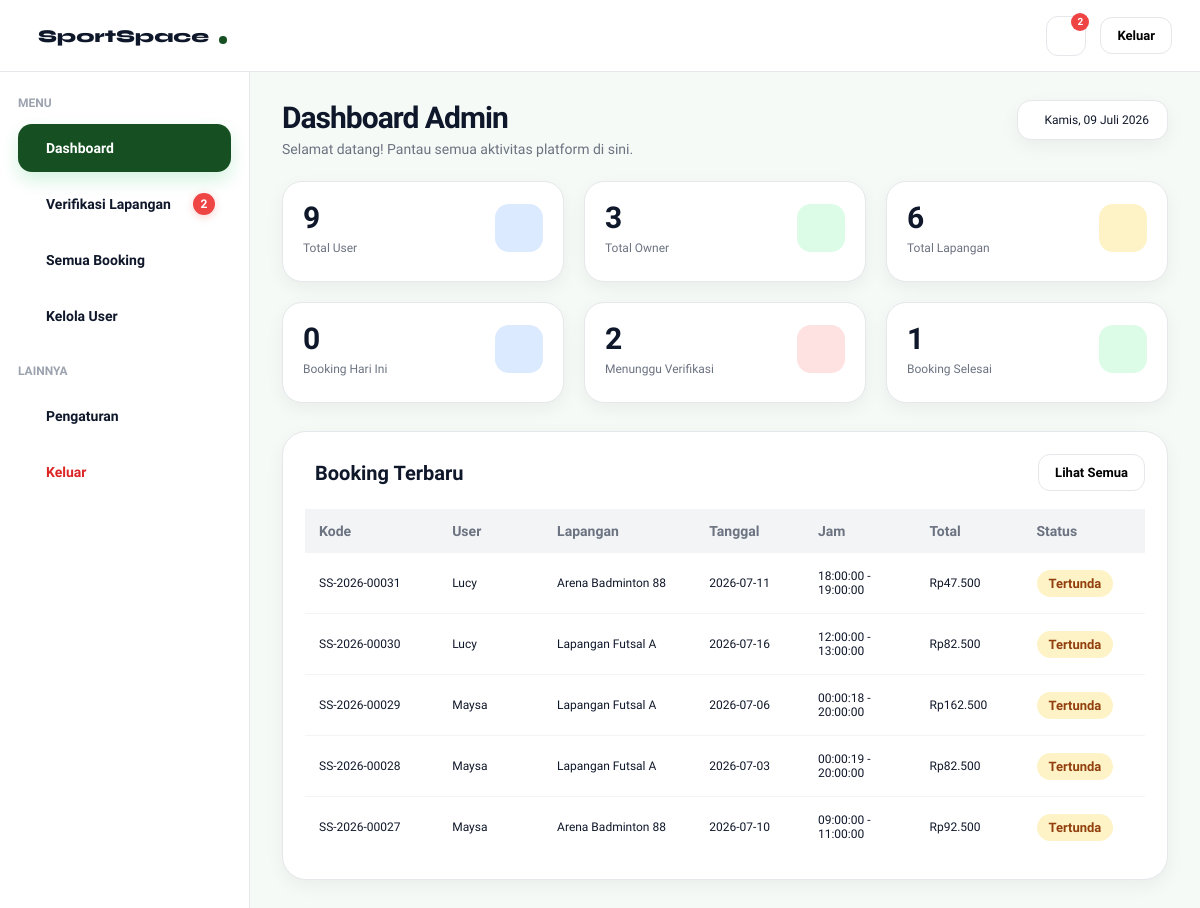
/dashboard-admin.php, run on an earlier commit of the app's database.
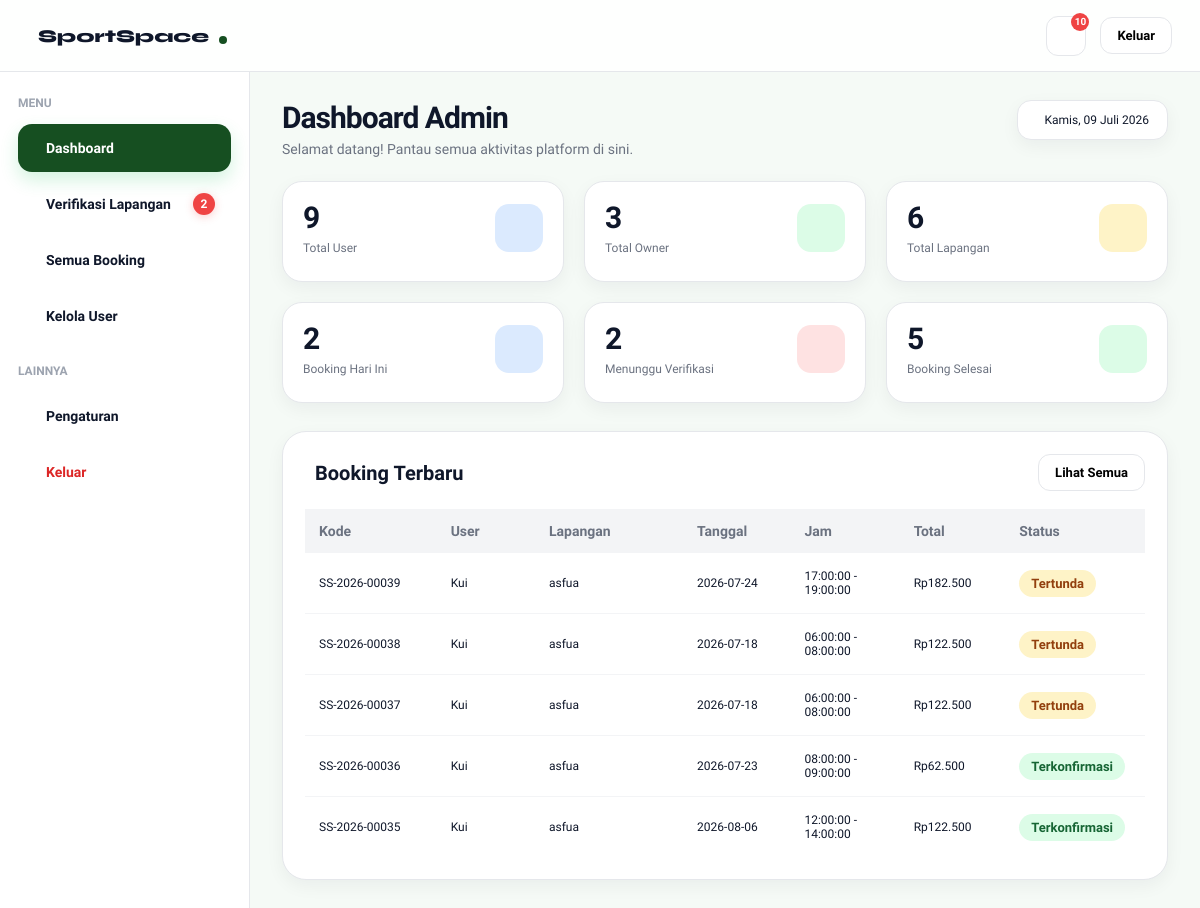
And on a later commit of the database.
### tables this page shows
CREATE TABLE `booking` (
  `booking_id` int(11) NOT NULL,
  `user_id` int(11) NOT NULL,
  `field_id` int(11) NOT NULL,
  `tanggal` date NOT NULL,
  `jam_mulai` time NOT NULL,
  `jam_selesai` time NOT NULL,
  `status` enum('tertunda','terkonfirmasi','ditolak','dibatalkan','selesai') NOT NULL DEFAULT 'tertunda',
  `created_at` timestamp NOT NULL DEFAULT current_timestamp(),
  `booking_code` varchar(20) DEFAULT NULL,
  `metode_pembayaran` varchar(30) DEFAULT NULL,
  `bank` varchar(30) DEFAULT NULL,
  `total` decimal(12,2) NOT NULL
);

CREATE TABLE `users` (
  `user_id` int(11) NOT NULL,
  `nama` varchar(50) NOT NULL,
  `email` varchar(100) NOT NULL,
  `telepon` varchar(15) NOT NULL,
  `password` varchar(255) NOT NULL,
  `role` enum('user','admin','owner') NOT NULL DEFAULT 'user',
  `aktif` enum('aktif','nonaktif') NOT NULL DEFAULT 'aktif',
  `created_at` timestamp NOT NULL DEFAULT current_timestamp()
);

CREATE TABLE `fields` (
  `field_id` int(11) NOT NULL,
  `owner_id` int(11) DEFAULT NULL,
  `nama_lapangan` varchar(100) NOT NULL,
  `jenis` varchar(50) NOT NULL,
  `harga` decimal(10,2) NOT NULL,
  `status` enum('tersedia','penuh') NOT NULL DEFAULT 'tersedia',
  `lokasi` varchar(255) DEFAULT NULL,
  `gambar` varchar(255) DEFAULT NULL,
  `deskripsi` text DEFAULT NULL,
  `owner_name` varchar(100) DEFAULT NULL,
  `owner_phone` varchar(20) DEFAULT NULL,
  `owner_address` varchar(255) DEFAULT NULL,
  `jam_operasional` varchar(50) DEFAULT NULL,
  `kapasitas` int(11) DEFAULT NULL,
  `jenis_lantai` varchar(50) DEFAULT NULL,
  `fasilitas` text DEFAULT NULL,
  `maps_link` text DEFAULT NULL,
  `google_maps_url` text DEFAULT NULL,
  `verifikasi` enum('pending','diterima','ditolak') NOT NULL DEFAULT 'pending',
  `durasi_slot` int(11) NOT NULL DEFAULT 1,
  `hari_libur` text DEFAULT NULL,
  `aktif` enum('aktif','nonaktif') NOT NULL
);

CREATE TABLE `payment` (
  `payment_id` int(11) NOT NULL,
  `booking_id` int(11) NOT NULL,
  `metode` enum('transfer','ewallet','cash') NOT NULL,
  `total` decimal(10,2) NOT NULL,
  `status` enum('tertunda','diverifikasi','ditolak') NOT NULL DEFAULT 'tertunda',
  `tanggal_bayar` timestamp NOT NULL DEFAULT current_timestamp(),
  `bank` varchar(30) DEFAULT NULL
);

### get-admin-dashboard.php (called while the page is built, shortened)
<?php
include "config.php";
$result = mysqli_query($conn,"
SELECT COUNT(*) AS total
FROM booking
WHERE tanggal = CURDATE()
");
$totalBookingHariIni = mysqli_fetch_assoc($result)['total'];
$result = mysqli_query($conn,"
SELECT COUNT(*) AS total
FROM booking
WHERE status='terkonfirmasi'
");
$totalBookingSelesai = mysqli_fetch_assoc($result)['total'];
$qNotifLapangan = mysqli_query($conn,"
    SELECT COUNT(*) AS total
    FROM fields
    WHERE verifikasi='pending'
");
$notifLapangan = mysqli_fetch_assoc($qNotifLapangan)['total'];
$qNotifBooking = mysqli_query($conn,"
    SELECT COUNT(*) AS total
    FROM booking
    WHERE DATE(created_at)=CURDATE()
");
$notifBooking = mysqli_fetch_assoc($qNotifBooking)['total'];
$qNotifUser = mysqli_query($conn,"
    SELECT COUNT(*) AS total
    FROM users
    WHERE DATE(created_at)=CURDATE()
");
$notifUser = mysqli_fetch_assoc($qNotifUser)['total'];
$totalNotif = $notifLapangan + $notifBooking + $notifUser;

### get-booking-terbaru.php (called while the page is built)
<?php
include "config.php";
$queryBookingTerbaru = mysqli_query(
    $conn,
    "
    SELECT
        booking.booking_code,
        users.nama,
        fields.nama_lapangan,
        booking.tanggal,
        booking.jam_mulai,
        booking.jam_selesai,
        payment.total,
        booking.status
    FROM booking
    JOIN users
    ON booking.user_id = users.user_id
    JOIN fields
    ON booking.field_id = fields.field_id
    LEFT JOIN payment
    ON booking.booking_id = payment.booking_id
    ORDER BY booking.booking_id DESC
    LIMIT 5
    "
);

### dashboard-admin.php (the view, shortened to what the changed rows need)
<?php
include "get-admin-dashboard.php";
include "get-booking-terbaru.php";
?>
<!DOCTYPE html>
<html lang="id">
<head>
  <link rel="stylesheet" href="admin.css">
  <link rel="stylesheet" href="https://cdn.jsdelivr.net/npm/@tabler/icons-webfont@3.31.0/dist/tabler-icons.min.css">
</head>
<body>
   <nav class="navbar">
    <div class="navbar-actions">
      <div class="notif-container">
        <div class="notif" onclick="toggleNotif()"> <i class="ti ti-bell"></i>
          <span
            class="notif-badge"
            id="notifBadge"
            <?php if($totalNotif == 0): ?>
                style="display:none;"
            <?php endif; ?>
            >
            <?= $totalNotif ?>
          </span>
        </div>
    </div>
  </div>
</nav>
 <div class="dashboard-layout">
   <main class="dashboard-content loading" id="dashboardContent">
     <section id="section-dashboard">
      <div class="top-header">
        <div>
          <h1 class="page-title"> Dashboard Admin </h1>
        </div>
      </div>
        <div class="stats-grid">
    <div class="stat-card">
        <div class="stat-top">
            <div>
                <div class="stat-value"><?= $totalBookingHariIni ?></div>
                <div class="stat-label">Booking Hari Ini</div>
            </div>
        </div>
    </div>
    <div class="stat-card">
        <div class="stat-top">
            <div>
                <div class="stat-value"><?= $totalBookingSelesai ?></div>
                <div class="stat-label">Booking Selesai</div>
            </div>
        </div>
    </div>
</div>
       <div class="card">
        <div class="table-wrapper">
          <table class="table">
            <thead>
              <tr>
                <th>Kode</th>
                <th>User</th>
                <th>Lapangan</th>
                <th>Tanggal</th>
                <th>Jam</th>
                <th>Total</th>
                <th>Status</th>
              </tr>
            </thead>
            <tbody>
              <?php while($row = mysqli_fetch_assoc($queryBookingTerbaru)) : ?>
                <tr>
                  <td><?= $row['booking_code']; ?></td>
                  <td><?= $row['nama']; ?></td>
                  <td><?= $row['nama_lapangan']; ?></td>
                  <td><?= $row['tanggal']; ?></td>
                  <td>
                    <?= $row['jam_mulai']; ?>
                    -
                    <?= $row['jam_selesai']; ?>
                  </td>
                  <td>Rp<?= number_format($row['total'], 0, ",", ".") ?></td>
                  <td>
                    <?php
                    $status = strtolower($row['status']);
                    if($status == "terkonfirmasi"){
                      echo '<span class="status-badge success">Terkonfirmasi</span>';
                    }
                    elseif($status == "tertunda"){
                      echo '<span class="status-badge warning">Tertunda</span>';
                    }
                    elseif($status == "dibatalkan"){
                      echo '<span class="status-badge danger">Dibatalkan</span>';
                    }
                    elseif($status == "selesai"){
                      echo '<span class="status-badge info">Selesai</span>';
                    }
                    else{
                      echo '<span class="status-badge">'.$row['status'].'</span>';
                    }
                    ?>
                  </td>
                </tr>
              <?php endwhile; ?>
            </tbody>
          </table>
        </div>
      </div>
    </section>
    </main>
  </div>
    </body>
    </html>

What changed in the data, as far as the page shows it:
no longer on this page (row unchanged): booking: booking_code "SS-2026-00031", user.nama "Lucy", field.nama_lapangan "Arena Badminton 88", tanggal "2026-07-11", jam_mulai "18:00:00", jam_selesai "19:00:00", payment.total "47.500", status "Tertunda"
no longer on this page (row unchanged): booking: booking_code "SS-2026-00030", user.nama "Lucy", field.nama_lapangan "Lapangan Futsal A", tanggal "2026-07-16", jam_mulai "12:00:00", jam_selesai "13:00:00", payment.total "82.500", status "Tertunda"
no longer on this page (row unchanged): booking: booking_code "SS-2026-00029", user.nama "Maysa", field.nama_lapangan "Lapangan Futsal A", tanggal "2026-07-06", jam_mulai "00:00:18", jam_selesai "20:00:00", payment.total "162.500", status "Tertunda"
no longer on this page (row unchanged): booking: booking_code "SS-2026-00028", user.nama "Maysa", field.nama_lapangan "Lapangan Futsal A", tanggal "2026-07-03", jam_mulai "00:00:19", jam_selesai "20:00:00", payment.total "82.500", status "Tertunda"
no longer on this page (row unchanged): booking: booking_code "SS-2026-00027", user.nama "Maysa", field.nama_lapangan "Arena Badminton 88", tanggal "2026-07-10", jam_mulai "09:00:00", jam_selesai "11:00:00", payment.total "92.500", status "Tertunda"
added booking: booking_code "SS-2026-00039", user.nama "Kui", field.nama_lapangan "asfua", tanggal "2026-07-24", jam_mulai "17:00:00", jam_selesai "19:00:00", payment.total "182.500", status "Tertunda"
added booking: booking_code "SS-2026-00038", user.nama "Kui", field.nama_lapangan "asfua", tanggal "2026-07-18", jam_mulai "06:00:00", jam_selesai "08:00:00", payment.total "122.500", status "Tertunda"
added booking: booking_code "SS-2026-00037", user.nama "Kui", field.nama_lapangan "asfua", tanggal "2026-07-18", jam_mulai "06:00:00", jam_selesai "08:00:00", payment.total "122.500", status "Tertunda"
added booking: booking_code "SS-2026-00036", user.nama "Kui", field.nama_lapangan "asfua", tanggal "2026-07-23", jam_mulai "08:00:00", jam_selesai "09:00:00", payment.total "62.500", status "Terkonfirmasi"
added booking: booking_code "SS-2026-00035", user.nama "Kui", field.nama_lapangan "asfua", tanggal "2026-08-06", jam_mulai "12:00:00", jam_selesai "14:00:00", payment.total "122.500", status "Terkonfirmasi"
Also different on the page:
$totalNotif: "2" → "10"
$totalBookingHariIni: "0" → "2"
$totalBookingSelesai: "1" → "5"
